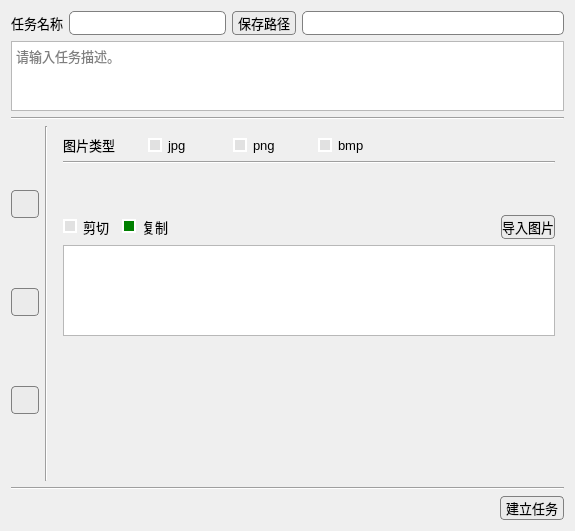
<?xml version="1.0" encoding="UTF-8"?>
<ui version="4.0">
 <class>Form</class>
 <widget class="QWidget" name="Form">
  <property name="geometry">
   <rect>
    <x>0</x>
    <y>0</y>
    <width>575</width>
    <height>531</height>
   </rect>
  </property>
  <property name="sizePolicy">
   <sizepolicy hsizetype="Preferred" vsizetype="Preferred">
    <horstretch>0</horstretch>
    <verstretch>0</verstretch>
   </sizepolicy>
  </property>
  <property name="windowTitle">
   <string>建立任务</string>
  </property>
  <property name="windowIcon">
   <iconset>
    <normaloff>images/icon.png</normaloff>images/icon.png</iconset>
  </property>
  <layout class="QVBoxLayout" name="verticalLayout_3">
   <item>
    <layout class="QHBoxLayout" name="horizontalLayout_10" stretch="0,3,1,5">
     <property name="spacing">
      <number>6</number>
     </property>
     <item>
      <widget class="QLabel" name="label_6">
       <property name="font">
        <font>
         <pointsize>10</pointsize>
        </font>
       </property>
       <property name="text">
        <string>任务名称</string>
       </property>
      </widget>
     </item>
     <item>
      <widget class="QLineEdit" name="lineEdit_task_name">
       <property name="minimumSize">
        <size>
         <width>0</width>
         <height>24</height>
        </size>
       </property>
       <property name="font">
        <font>
         <pointsize>10</pointsize>
        </font>
       </property>
       <property name="styleSheet">
        <string notr="true">border: 1px solid gray;
border-radius: 5px;</string>
       </property>
      </widget>
     </item>
     <item>
      <widget class="QPushButton" name="pushButton_save_path">
       <property name="minimumSize">
        <size>
         <width>64</width>
         <height>24</height>
        </size>
       </property>
       <property name="font">
        <font>
         <pointsize>10</pointsize>
        </font>
       </property>
       <property name="styleSheet">
        <string notr="true">QPushButton
{background-color: rgb(235, 235, 235);
border: 1px solid gray;
border-radius: 4px;
}
 QPushButton:hover {
            background-color:  rgb(225, 225, 225);
}

 QPushButton:pressed {
            background-color:  rgb(215, 215, 215);
        }        
</string>
       </property>
       <property name="text">
        <string>保存路径</string>
       </property>
      </widget>
     </item>
     <item>
      <widget class="QLineEdit" name="lineEdit_6">
       <property name="minimumSize">
        <size>
         <width>0</width>
         <height>24</height>
        </size>
       </property>
       <property name="font">
        <font>
         <pointsize>10</pointsize>
        </font>
       </property>
       <property name="styleSheet">
        <string notr="true">border: 1px solid gray;
border-radius: 5px;</string>
       </property>
       <property name="readOnly">
        <bool>true</bool>
       </property>
      </widget>
     </item>
    </layout>
   </item>
   <item>
    <widget class="QTextBrowser" name="textBrowser_des">
     <property name="font">
      <font>
       <pointsize>10</pointsize>
      </font>
     </property>
     <property name="styleSheet">
      <string notr="true"/>
     </property>
     <property name="readOnly">
      <bool>false</bool>
     </property>
     <property name="placeholderText">
      <string>请输入任务描述。</string>
     </property>
    </widget>
   </item>
   <item>
    <widget class="Line" name="line_3">
     <property name="orientation">
      <enum>Qt::Horizontal</enum>
     </property>
    </widget>
   </item>
   <item>
    <layout class="QHBoxLayout" name="horizontalLayout_3">
     <item>
      <layout class="QVBoxLayout" name="verticalLayout">
       <item>
        <widget class="QPushButton" name="pushButton_img">
         <property name="minimumSize">
          <size>
           <width>28</width>
           <height>28</height>
          </size>
         </property>
         <property name="maximumSize">
          <size>
           <width>28</width>
           <height>28</height>
          </size>
         </property>
         <property name="toolTip">
          <string>图片</string>
         </property>
         <property name="styleSheet">
          <string notr="true">QPushButton
{background-color: rgb(235, 235, 235);
border: 1px solid gray;
border-radius: 4px;
}
 QPushButton:hover {
            background-color:  rgb(225, 225, 225);
}

 QPushButton:pressed {
            background-color:  rgb(215, 215, 215);
        }        
</string>
         </property>
         <property name="text">
          <string/>
         </property>
         <property name="icon">
          <iconset>
           <normaloff>images/img_video_camera/img2.png</normaloff>images/img_video_camera/img2.png</iconset>
         </property>
         <property name="iconSize">
          <size>
           <width>18</width>
           <height>18</height>
          </size>
         </property>
        </widget>
       </item>
       <item>
        <widget class="QPushButton" name="pushButton_video">
         <property name="minimumSize">
          <size>
           <width>28</width>
           <height>28</height>
          </size>
         </property>
         <property name="maximumSize">
          <size>
           <width>28</width>
           <height>28</height>
          </size>
         </property>
         <property name="toolTip">
          <string>视频</string>
         </property>
         <property name="styleSheet">
          <string notr="true">QPushButton
{background-color: rgb(235, 235, 235);
border: 1px solid gray;
border-radius: 4px;
}
 QPushButton:hover {
            background-color:  rgb(225, 225, 225);
}

 QPushButton:pressed {
            background-color:  rgb(215, 215, 215);
        }        
</string>
         </property>
         <property name="text">
          <string/>
         </property>
         <property name="icon">
          <iconset>
           <normaloff>images/img_video_camera/video3.png</normaloff>images/img_video_camera/video3.png</iconset>
         </property>
         <property name="iconSize">
          <size>
           <width>20</width>
           <height>20</height>
          </size>
         </property>
        </widget>
       </item>
       <item>
        <widget class="QPushButton" name="pushButton_camera">
         <property name="minimumSize">
          <size>
           <width>28</width>
           <height>28</height>
          </size>
         </property>
         <property name="maximumSize">
          <size>
           <width>28</width>
           <height>28</height>
          </size>
         </property>
         <property name="toolTip">
          <string>摄像头</string>
         </property>
         <property name="styleSheet">
          <string notr="true">QPushButton
{background-color: rgb(235, 235, 235);
border: 1px solid gray;
border-radius: 4px;
}
 QPushButton:hover {
            background-color:  rgb(225, 225, 225);
}

 QPushButton:pressed {
            background-color:  rgb(215, 215, 215);
        }        
</string>
         </property>
         <property name="text">
          <string/>
         </property>
         <property name="icon">
          <iconset>
           <normaloff>images/img_video_camera/camera3.png</normaloff>images/img_video_camera/camera3.png</iconset>
         </property>
         <property name="iconSize">
          <size>
           <width>20</width>
           <height>20</height>
          </size>
         </property>
        </widget>
       </item>
      </layout>
     </item>
     <item>
      <widget class="Line" name="line_2">
       <property name="font">
        <font>
         <pointsize>9</pointsize>
        </font>
       </property>
       <property name="orientation">
        <enum>Qt::Vertical</enum>
       </property>
      </widget>
     </item>
     <item>
      <widget class="QStackedWidget" name="stackedWidget">
       <property name="currentIndex">
        <number>0</number>
       </property>
       <widget class="QWidget" name="page_1">
        <layout class="QVBoxLayout" name="verticalLayout_4" stretch="1,1,2,0,4,6">
         <item>
          <layout class="QHBoxLayout" name="horizontalLayout" stretch="1,1,1,1,2">
           <item alignment="Qt::AlignLeft">
            <widget class="QLabel" name="label">
             <property name="font">
              <font>
               <pointsize>10</pointsize>
              </font>
             </property>
             <property name="text">
              <string>图片类型</string>
             </property>
            </widget>
           </item>
           <item alignment="Qt::AlignLeft">
            <widget class="QCheckBox" name="checkBox_jpg">
             <property name="font">
              <font>
               <pointsize>10</pointsize>
              </font>
             </property>
             <property name="styleSheet">
              <string notr="true">QCheckBox::indicator:checked {
    background-color:       blue;
    border:                 2px solid white;  

}

QCheckBox::indicator:unchecked {
    background-color:       rgb(225, 225, 225);
    border:                 2px solid white;  

}</string>
             </property>
             <property name="text">
              <string>jpg</string>
             </property>
             <property name="checked">
              <bool>false</bool>
             </property>
            </widget>
           </item>
           <item alignment="Qt::AlignLeft">
            <widget class="QCheckBox" name="checkBox_png">
             <property name="font">
              <font>
               <pointsize>10</pointsize>
              </font>
             </property>
             <property name="styleSheet">
              <string notr="true">QCheckBox::indicator:checked {
    background-color:       blue;
    border:                 2px solid white;  

}

QCheckBox::indicator:unchecked {
    background-color:       rgb(225, 225, 225);
    border:                 2px solid white;  

}</string>
             </property>
             <property name="text">
              <string>png</string>
             </property>
             <property name="checked">
              <bool>false</bool>
             </property>
            </widget>
           </item>
           <item alignment="Qt::AlignLeft">
            <widget class="QCheckBox" name="checkBox_bmp">
             <property name="font">
              <font>
               <pointsize>10</pointsize>
              </font>
             </property>
             <property name="styleSheet">
              <string notr="true">QCheckBox::indicator:checked {
    background-color:       blue;
    border:                 2px solid white;  

}

QCheckBox::indicator:unchecked {
    background-color:       rgb(225, 225, 225);
    border:                 2px solid white;  

}</string>
             </property>
             <property name="text">
              <string>bmp</string>
             </property>
             <property name="checked">
              <bool>false</bool>
             </property>
            </widget>
           </item>
           <item>
            <spacer name="horizontalSpacer_8">
             <property name="orientation">
              <enum>Qt::Horizontal</enum>
             </property>
             <property name="sizeHint" stdset="0">
              <size>
               <width>40</width>
               <height>20</height>
              </size>
             </property>
            </spacer>
           </item>
          </layout>
         </item>
         <item>
          <widget class="Line" name="line_4">
           <property name="orientation">
            <enum>Qt::Horizontal</enum>
           </property>
          </widget>
         </item>
         <item>
          <spacer name="verticalSpacer_2">
           <property name="orientation">
            <enum>Qt::Vertical</enum>
           </property>
           <property name="sizeHint" stdset="0">
            <size>
             <width>20</width>
             <height>40</height>
            </size>
           </property>
          </spacer>
         </item>
         <item>
          <layout class="QHBoxLayout" name="horizontalLayout_4">
           <property name="spacing">
            <number>12</number>
           </property>
           <item alignment="Qt::AlignHCenter">
            <widget class="QRadioButton" name="radioButton_cut">
             <property name="font">
              <font>
               <pointsize>10</pointsize>
              </font>
             </property>
             <property name="toolTip">
              <string>图片以剪切的方式移动到路径下</string>
             </property>
             <property name="styleSheet">
              <string notr="true">QRadioButton::indicator:checked {

    background-color:       green;
    border:                 2px solid white;  
}

QRadioButton::indicator:unchecked {

    background-color:       rgb(225, 225, 225);
    border:                 2px solid white;  
}</string>
             </property>
             <property name="text">
              <string>剪切</string>
             </property>
            </widget>
           </item>
           <item alignment="Qt::AlignHCenter">
            <widget class="QRadioButton" name="radioButton_copy">
             <property name="enabled">
              <bool>true</bool>
             </property>
             <property name="font">
              <font>
               <pointsize>10</pointsize>
              </font>
             </property>
             <property name="toolTip">
              <string>图片以复制的方式移动到路径下</string>
             </property>
             <property name="styleSheet">
              <string notr="true">QRadioButton::indicator:checked {

    background-color:       green;
    border:                 2px solid white;  
}

QRadioButton::indicator:unchecked {

    background-color:       rgb(225, 225, 225);
    border:                 2px solid white;  
}</string>
             </property>
             <property name="text">
              <string>复制</string>
             </property>
             <property name="checked">
              <bool>true</bool>
             </property>
            </widget>
           </item>
           <item>
            <spacer name="horizontalSpacer_9">
             <property name="orientation">
              <enum>Qt::Horizontal</enum>
             </property>
             <property name="sizeHint" stdset="0">
              <size>
               <width>40</width>
               <height>20</height>
              </size>
             </property>
            </spacer>
           </item>
           <item>
            <widget class="QPushButton" name="pushButton_import_imgs">
             <property name="sizePolicy">
              <sizepolicy hsizetype="Minimum" vsizetype="Maximum">
               <horstretch>0</horstretch>
               <verstretch>0</verstretch>
              </sizepolicy>
             </property>
             <property name="minimumSize">
              <size>
               <width>0</width>
               <height>24</height>
              </size>
             </property>
             <property name="maximumSize">
              <size>
               <width>86</width>
               <height>24</height>
              </size>
             </property>
             <property name="sizeIncrement">
              <size>
               <width>0</width>
               <height>0</height>
              </size>
             </property>
             <property name="font">
              <font>
               <pointsize>10</pointsize>
              </font>
             </property>
             <property name="toolTip">
              <string>打开目录</string>
             </property>
             <property name="styleSheet">
              <string notr="true">QPushButton
{background-color: rgb(235, 235, 235);
border: 1px solid gray;
border-radius: 4px;
}
 QPushButton:hover {
            background-color:  rgb(225, 225, 225);
}

 QPushButton:pressed {
            background-color:  rgb(215, 215, 215);
        }        
</string>
             </property>
             <property name="text">
              <string>导入图片</string>
             </property>
             <property name="icon">
              <iconset>
               <normaloff>images/icon_30.png</normaloff>images/icon_30.png</iconset>
             </property>
             <property name="iconSize">
              <size>
               <width>20</width>
               <height>20</height>
              </size>
             </property>
            </widget>
           </item>
          </layout>
         </item>
         <item>
          <widget class="QTextBrowser" name="textBrowser_3">
           <property name="font">
            <font>
             <pointsize>10</pointsize>
            </font>
           </property>
          </widget>
         </item>
         <item>
          <spacer name="verticalSpacer">
           <property name="orientation">
            <enum>Qt::Vertical</enum>
           </property>
           <property name="sizeHint" stdset="0">
            <size>
             <width>20</width>
             <height>40</height>
            </size>
           </property>
          </spacer>
         </item>
        </layout>
       </widget>
       <widget class="QWidget" name="page_2">
        <layout class="QVBoxLayout" name="verticalLayout_6">
         <item>
          <layout class="QHBoxLayout" name="horizontalLayout_7">
           <property name="spacing">
            <number>12</number>
           </property>
           <item>
            <widget class="QPushButton" name="pushButton_open_dir_3">
             <property name="sizePolicy">
              <sizepolicy hsizetype="Minimum" vsizetype="Maximum">
               <horstretch>0</horstretch>
               <verstretch>0</verstretch>
              </sizepolicy>
             </property>
             <property name="minimumSize">
              <size>
               <width>40</width>
               <height>0</height>
              </size>
             </property>
             <property name="maximumSize">
              <size>
               <width>16777215</width>
               <height>24</height>
              </size>
             </property>
             <property name="sizeIncrement">
              <size>
               <width>0</width>
               <height>24</height>
              </size>
             </property>
             <property name="font">
              <font>
               <pointsize>10</pointsize>
              </font>
             </property>
             <property name="toolTip">
              <string>打开目录</string>
             </property>
             <property name="text">
              <string>导入视频</string>
             </property>
             <property name="icon">
              <iconset>
               <normaloff>images/icon_30.png</normaloff>images/icon_30.png</iconset>
             </property>
             <property name="iconSize">
              <size>
               <width>20</width>
               <height>20</height>
              </size>
             </property>
            </widget>
           </item>
           <item>
            <widget class="QLineEdit" name="lineEdit_8">
             <property name="minimumSize">
              <size>
               <width>0</width>
               <height>22</height>
              </size>
             </property>
             <property name="styleSheet">
              <string notr="true">border: 1px solid gray;
border-radius: 5px;</string>
             </property>
            </widget>
           </item>
          </layout>
         </item>
         <item>
          <widget class="QTextBrowser" name="textBrowser">
           <property name="sizePolicy">
            <sizepolicy hsizetype="Expanding" vsizetype="Minimum">
             <horstretch>0</horstretch>
             <verstretch>0</verstretch>
            </sizepolicy>
           </property>
           <property name="maximumSize">
            <size>
             <width>16777215</width>
             <height>90</height>
            </size>
           </property>
           <property name="font">
            <font>
             <pointsize>10</pointsize>
            </font>
           </property>
           <property name="html">
            <string>&lt;!DOCTYPE HTML PUBLIC &quot;-//W3C//DTD HTML 4.0//EN&quot; &quot;http://www.w3.org/TR/REC-html40/strict.dtd&quot;&gt;
&lt;html&gt;&lt;head&gt;&lt;meta name=&quot;qrichtext&quot; content=&quot;1&quot; /&gt;&lt;meta charset=&quot;utf-8&quot; /&gt;&lt;style type=&quot;text/css&quot;&gt;
p, li { white-space: pre-wrap; }
hr { height: 1px; border-width: 0; }
li.unchecked::marker { content: &quot;\2610&quot;; }
li.checked::marker { content: &quot;\2612&quot;; }
&lt;/style&gt;&lt;/head&gt;&lt;body style=&quot; font-family:'Microsoft YaHei UI'; font-size:10pt; font-weight:400; font-style:normal;&quot;&gt;
&lt;p style=&quot; margin-top:0px; margin-bottom:0px; margin-left:0px; margin-right:0px; -qt-block-indent:0; text-indent:0px;&quot;&gt;&lt;span style=&quot; font-size:9pt;&quot;&gt;分辨率：&lt;/span&gt;&lt;/p&gt;
&lt;p style=&quot; margin-top:0px; margin-bottom:0px; margin-left:0px; margin-right:0px; -qt-block-indent:0; text-indent:0px;&quot;&gt;&lt;span style=&quot; font-size:9pt;&quot;&gt;总帧数：&lt;/span&gt;&lt;/p&gt;
&lt;p style=&quot; margin-top:0px; margin-bottom:0px; margin-left:0px; margin-right:0px; -qt-block-indent:0; text-indent:0px;&quot;&gt;&lt;span style=&quot; font-size:9pt;&quot;&gt;FPS：&lt;/span&gt;&lt;/p&gt;
&lt;p style=&quot; margin-top:0px; margin-bottom:0px; margin-left:0px; margin-right:0px; -qt-block-indent:0; text-indent:0px;&quot;&gt;&lt;span style=&quot; font-size:9pt;&quot;&gt;抽取帧数：&lt;/span&gt;&lt;/p&gt;
&lt;p style=&quot;-qt-paragraph-type:empty; margin-top:0px; margin-bottom:0px; margin-left:0px; margin-right:0px; -qt-block-indent:0; text-indent:0px; font-size:9pt;&quot;&gt;&lt;br /&gt;&lt;/p&gt;&lt;/body&gt;&lt;/html&gt;</string>
           </property>
          </widget>
         </item>
         <item>
          <layout class="QHBoxLayout" name="horizontalLayout_6" stretch="1,2,1,1,2,4">
           <property name="leftMargin">
            <number>0</number>
           </property>
           <property name="rightMargin">
            <number>0</number>
           </property>
           <item alignment="Qt::AlignLeft">
            <widget class="QLabel" name="label_4">
             <property name="font">
              <font>
               <pointsize>10</pointsize>
              </font>
             </property>
             <property name="text">
              <string>起始帧</string>
             </property>
            </widget>
           </item>
           <item alignment="Qt::AlignLeft">
            <widget class="QLineEdit" name="lineEdit_3">
             <property name="maximumSize">
              <size>
               <width>80</width>
               <height>16777215</height>
              </size>
             </property>
             <property name="font">
              <font>
               <pointsize>10</pointsize>
              </font>
             </property>
             <property name="statusTip">
              <string/>
             </property>
             <property name="text">
              <string/>
             </property>
            </widget>
           </item>
           <item>
            <spacer name="horizontalSpacer">
             <property name="orientation">
              <enum>Qt::Horizontal</enum>
             </property>
             <property name="sizeHint" stdset="0">
              <size>
               <width>40</width>
               <height>20</height>
              </size>
             </property>
            </spacer>
           </item>
           <item alignment="Qt::AlignLeft">
            <widget class="QLabel" name="label_5">
             <property name="font">
              <font>
               <pointsize>10</pointsize>
              </font>
             </property>
             <property name="text">
              <string>结束帧</string>
             </property>
            </widget>
           </item>
           <item alignment="Qt::AlignLeft">
            <widget class="QLineEdit" name="lineEdit_4">
             <property name="maximumSize">
              <size>
               <width>80</width>
               <height>16777215</height>
              </size>
             </property>
             <property name="font">
              <font>
               <pointsize>10</pointsize>
              </font>
             </property>
            </widget>
           </item>
           <item>
            <spacer name="horizontalSpacer_3">
             <property name="orientation">
              <enum>Qt::Horizontal</enum>
             </property>
             <property name="sizeHint" stdset="0">
              <size>
               <width>40</width>
               <height>20</height>
              </size>
             </property>
            </spacer>
           </item>
          </layout>
         </item>
         <item>
          <layout class="QHBoxLayout" name="horizontalLayout_5" stretch="1,2,1,1,2,4">
           <item alignment="Qt::AlignLeft">
            <widget class="QLabel" name="label_2">
             <property name="font">
              <font>
               <pointsize>10</pointsize>
              </font>
             </property>
             <property name="text">
              <string>起始时</string>
             </property>
            </widget>
           </item>
           <item alignment="Qt::AlignLeft">
            <widget class="QLineEdit" name="lineEdit">
             <property name="maximumSize">
              <size>
               <width>80</width>
               <height>16777215</height>
              </size>
             </property>
             <property name="font">
              <font>
               <pointsize>10</pointsize>
              </font>
             </property>
            </widget>
           </item>
           <item>
            <spacer name="horizontalSpacer_4">
             <property name="orientation">
              <enum>Qt::Horizontal</enum>
             </property>
             <property name="sizeHint" stdset="0">
              <size>
               <width>40</width>
               <height>20</height>
              </size>
             </property>
            </spacer>
           </item>
           <item alignment="Qt::AlignLeft">
            <widget class="QLabel" name="label_3">
             <property name="font">
              <font>
               <pointsize>10</pointsize>
              </font>
             </property>
             <property name="text">
              <string>结束时</string>
             </property>
            </widget>
           </item>
           <item alignment="Qt::AlignLeft">
            <widget class="QLineEdit" name="lineEdit_2">
             <property name="maximumSize">
              <size>
               <width>80</width>
               <height>16777215</height>
              </size>
             </property>
             <property name="font">
              <font>
               <pointsize>10</pointsize>
              </font>
             </property>
            </widget>
           </item>
           <item>
            <spacer name="horizontalSpacer_5">
             <property name="orientation">
              <enum>Qt::Horizontal</enum>
             </property>
             <property name="sizeHint" stdset="0">
              <size>
               <width>40</width>
               <height>20</height>
              </size>
             </property>
            </spacer>
           </item>
          </layout>
         </item>
         <item>
          <layout class="QHBoxLayout" name="horizontalLayout_9" stretch="1,1,1,1,1,3">
           <item>
            <widget class="QLabel" name="label_7">
             <property name="font">
              <font>
               <pointsize>10</pointsize>
              </font>
             </property>
             <property name="text">
              <string>下采样倍数</string>
             </property>
            </widget>
           </item>
           <item>
            <widget class="QSpinBox" name="spinBox">
             <property name="font">
              <font>
               <pointsize>10</pointsize>
              </font>
             </property>
             <property name="minimum">
              <number>1</number>
             </property>
             <property name="maximum">
              <number>999</number>
             </property>
             <property name="value">
              <number>1</number>
             </property>
            </widget>
           </item>
           <item>
            <spacer name="horizontalSpacer_6">
             <property name="orientation">
              <enum>Qt::Horizontal</enum>
             </property>
             <property name="sizeHint" stdset="0">
              <size>
               <width>40</width>
               <height>20</height>
              </size>
             </property>
            </spacer>
           </item>
           <item>
            <widget class="QLabel" name="label_8">
             <property name="font">
              <font>
               <pointsize>10</pointsize>
              </font>
             </property>
             <property name="text">
              <string>下采样间隔帧数</string>
             </property>
            </widget>
           </item>
           <item>
            <widget class="QSpinBox" name="spinBox_2">
             <property name="font">
              <font>
               <pointsize>10</pointsize>
              </font>
             </property>
             <property name="minimum">
              <number>1</number>
             </property>
             <property name="maximum">
              <number>999</number>
             </property>
             <property name="value">
              <number>1</number>
             </property>
            </widget>
           </item>
           <item>
            <spacer name="horizontalSpacer_7">
             <property name="orientation">
              <enum>Qt::Horizontal</enum>
             </property>
             <property name="sizeHint" stdset="0">
              <size>
               <width>40</width>
               <height>20</height>
              </size>
             </property>
            </spacer>
           </item>
          </layout>
         </item>
         <item>
          <spacer name="verticalSpacer_3">
           <property name="orientation">
            <enum>Qt::Vertical</enum>
           </property>
           <property name="sizeHint" stdset="0">
            <size>
             <width>20</width>
             <height>40</height>
            </size>
           </property>
          </spacer>
         </item>
         <item>
          <layout class="QHBoxLayout" name="horizontalLayout_8">
           <item alignment="Qt::AlignLeft">
            <widget class="QPushButton" name="pushButton_5">
             <property name="font">
              <font>
               <pointsize>10</pointsize>
              </font>
             </property>
             <property name="text">
              <string>抽帧</string>
             </property>
            </widget>
           </item>
          </layout>
         </item>
         <item>
          <widget class="QTextBrowser" name="textBrowser_2"/>
         </item>
        </layout>
       </widget>
      </widget>
     </item>
    </layout>
   </item>
   <item>
    <widget class="Line" name="line">
     <property name="orientation">
      <enum>Qt::Horizontal</enum>
     </property>
    </widget>
   </item>
   <item>
    <layout class="QHBoxLayout" name="horizontalLayout_2">
     <item alignment="Qt::AlignRight">
      <widget class="QPushButton" name="pushButton_build">
       <property name="minimumSize">
        <size>
         <width>64</width>
         <height>24</height>
        </size>
       </property>
       <property name="font">
        <font>
         <pointsize>10</pointsize>
        </font>
       </property>
       <property name="styleSheet">
        <string notr="true">QPushButton
{background-color: rgb(235, 235, 235);
border: 1px solid gray;
border-radius: 4px;
}
 QPushButton:hover {
            background-color:  rgb(225, 225, 225);
}

 QPushButton:pressed {
            background-color:  rgb(215, 215, 215);
        }        
</string>
       </property>
       <property name="text">
        <string>建立任务</string>
       </property>
      </widget>
     </item>
    </layout>
   </item>
  </layout>
 </widget>
 <resources/>
 <connections/>
</ui>
